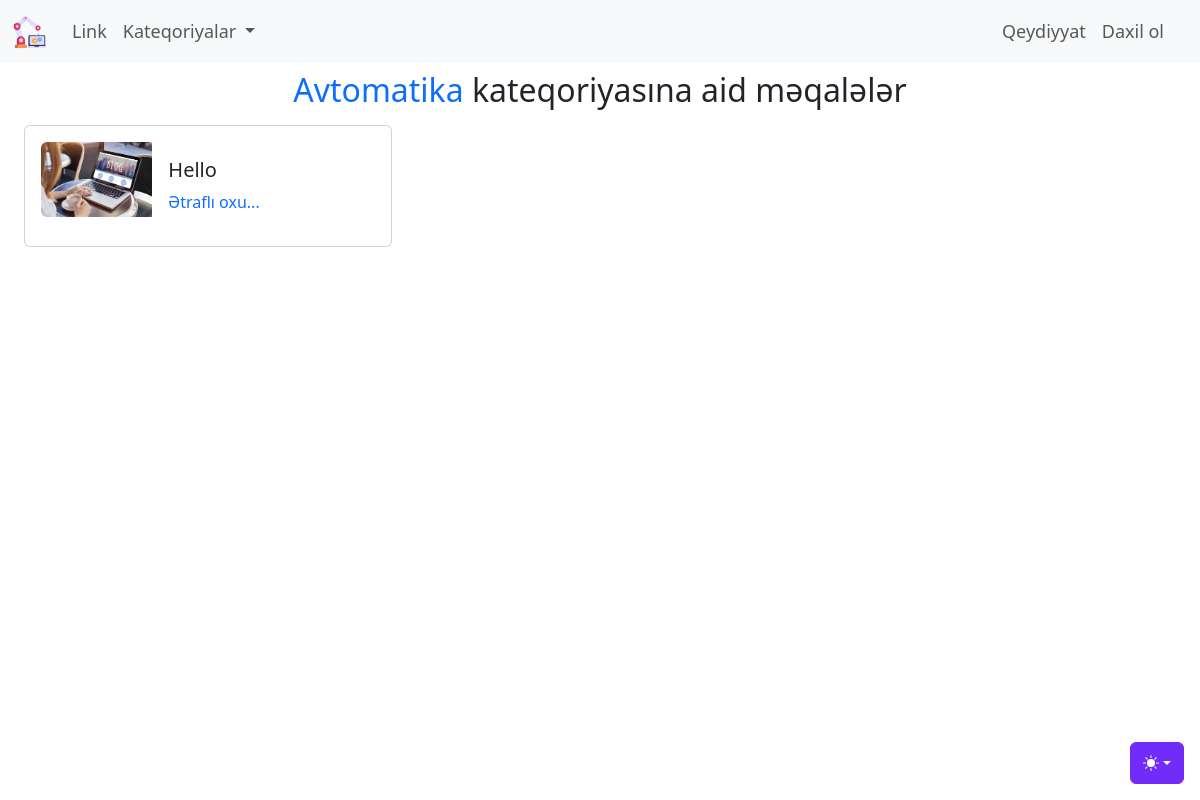
Before: /kateqoriya/avtomatika with the older database file.
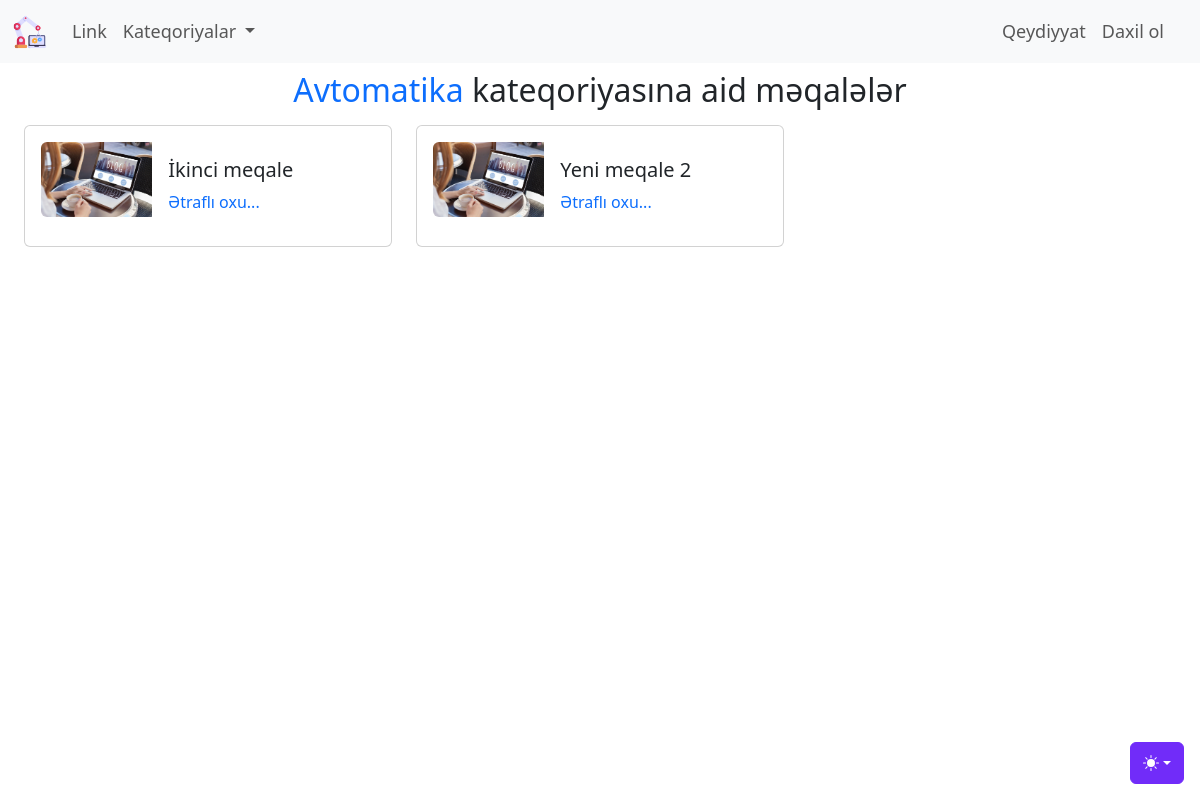
After: the same page with the newer database file.
### blog/models.py (models this page shows, shortened)
class Kateqoriya(models.Model):
    class Meta:
        verbose_name = 'Kateqoriya'
        verbose_name_plural = 'Kateqoriyalar'
    kateqoriya_adi = models.CharField('Kateqoriya adı', max_length=150)
    kateqoriya_slug = models.SlugField(editable=False, unique=True)
    def __str__(self):
        return f"{self.kateqoriya_adi}"

class Blog(models.Model):
    class Meta:
        verbose_name = 'Məqalə'
        verbose_name_plural = 'Məqalələr'
    basliq_sekli = models.ImageField(upload_to = "uploads/%d.%m.%Y",default = 'uploads/default.jpg',null=True,blank=True)
    karusel_sekli = ImageSpecField(source="basliq_sekli",
                                   processors=[ResizeToFill(600,400)],
                                   format='JPEG',
                                   options={'quality':100})
    basliq = models.CharField('Məqalə başlığı', max_length = 200)
    kontent = CKEditor5Field('Məqalə kontenti', config_name = 'extends')
    yaradilma_tarixi = models.DateTimeField('Yaranma tarixi', auto_now_add = True)
    deyisdirilme_tarixi = models.DateTimeField('Yaranma tarixi', auto_now = True)
    blog_slug = models.SlugField(editable=False, unique = True)
    blog_kateqoriya = models.ManyToManyField(Kateqoriya, verbose_name = 'Kateqoriyaları seçin.')
    yayinda_mi = models.BooleanField('Yayına buraxılsın?', default = False)
    yeni_mi = models.BooleanField('Yeni məqalə?', default = True)
    karuselde = models.BooleanField('Karuseldə', default = False)
    istifadeci = models.ForeignKey(settings.AUTH_USER_MODEL,verbose_name='İstifadəçi',on_delete = models.CASCADE)

### blog/views.py (the view)
# urls.py: path('kateqoriya/<slug:_slug>',views.kateqoriyaya_get,name='kateqoriyaya_get')
def kateqoriyaya_get(request,_slug):
    context = {
        'kateqoriyalar': Kateqoriya.objects.all(),
        'yazilar' : Kateqoriya.objects.get(kateqoriya_slug =_slug).blog_set.all(),
        'secilen_kateqoriya' : Kateqoriya.objects.get(kateqoriya_slug=_slug),
    }
    return render(request,'blog/kateqoriyaya_get.html',context)

### blog/templates/blog/kateqoriyaya_get.html (shortened to what this page needs)
{%extends 'base.html'%}
{% load static %}
{% block some_css %}
<link rel="stylesheet" href="{%static 'blog/css/kateqoriyaya_get.css'%}">
{% endblock  %}
{% block content %}
    <div class="container-fluid">
        <div class="row">
            <div class="col text-center mt-2">
                <h2 class="h2"><span class="text-primary">{{secilen_kateqoriya}}</span> kateqoriyasına aid məqalələr</h2>
            </div>
        </div>
        <div class="row">
            {% if yazilar %}
                {% for yazi in  yazilar%}
                <div class="col-md-6 col-lg-6 col-xl-4 col-xxl-4">
                    <div class="card mb-3 p-3 w-100 mt-2">
                        <div class="row g-0">
                        <div class="col-md-4">
                            <a href="{%url 'yazini_tap' yazi.blog_slug%}" target="_blank" rel="noopener noreferrer">
                                <img src="{{yazi.basliq_sekli.url}}" class="img-fluid rounded-start" alt="{{yazi.basliq}}">
                            </a>
                        </div>
                        <div class="col-md-8">
                            <div class="card-body card-body-custom">
                                <h5 class="card-title">{{yazi.basliq}}</h5>
                                <a href="{%url 'yazini_tap' yazi.blog_slug%}" target="_blank" rel="noopener noreferrer" class="btn_etrafli_oxu">Ətraflı oxu...</a>
                            </div>
                        </div>
                        </div>
                    </div>
                </div>
                {% endfor %}
            {% else %}
                    <div class="alert alert-warning">Bu kateqoriyaya aid məqalə yoxdur.</div>
            {% endif %}
        </div>
    </div>
{% endblock %}

Changed rows visible on the page:
no longer on this page (row edited): Blog: basliq_sekli (placeholder picture), basliq "Hello"
now on this page (row edited): Blog: basliq_sekli (placeholder picture), basliq "İkinci meqale"
now on this page (row edited): Blog: basliq_sekli (placeholder picture), basliq "Yeni meqale 2"
